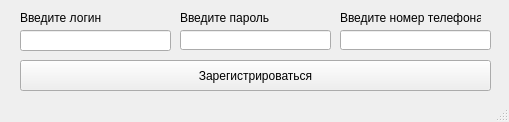
<?xml version="1.0" encoding="UTF-8"?>
<ui version="4.0">
 <class>MainWindow</class>
 <widget class="QMainWindow" name="MainWindow">
  <property name="geometry">
   <rect>
    <x>0</x>
    <y>0</y>
    <width>509</width>
    <height>122</height>
   </rect>
  </property>
  <property name="windowTitle">
   <string>MainWindow</string>
  </property>
  <widget class="QWidget" name="centralwidget">
   <widget class="QLineEdit" name="lineEdit_3">
    <property name="geometry">
     <rect>
      <x>340</x>
      <y>30</y>
      <width>151</width>
      <height>20</height>
     </rect>
    </property>
   </widget>
   <widget class="QLineEdit" name="lineEdit">
    <property name="geometry">
     <rect>
      <x>20</x>
      <y>30</y>
      <width>151</width>
      <height>21</height>
     </rect>
    </property>
   </widget>
   <widget class="QLineEdit" name="lineEdit_2">
    <property name="geometry">
     <rect>
      <x>180</x>
      <y>30</y>
      <width>151</width>
      <height>20</height>
     </rect>
    </property>
    <property name="frame">
     <bool>true</bool>
    </property>
    <property name="echoMode">
     <enum>QLineEdit::Password</enum>
    </property>
    <property name="clearButtonEnabled">
     <bool>false</bool>
    </property>
   </widget>
   <widget class="QLabel" name="label_2">
    <property name="geometry">
     <rect>
      <x>180</x>
      <y>10</y>
      <width>111</width>
      <height>16</height>
     </rect>
    </property>
    <property name="text">
     <string>Введите пароль</string>
    </property>
   </widget>
   <widget class="QLabel" name="label_3">
    <property name="geometry">
     <rect>
      <x>340</x>
      <y>10</y>
      <width>141</width>
      <height>16</height>
     </rect>
    </property>
    <property name="text">
     <string>Введите номер телефона</string>
    </property>
   </widget>
   <widget class="QLabel" name="label">
    <property name="geometry">
     <rect>
      <x>20</x>
      <y>10</y>
      <width>101</width>
      <height>16</height>
     </rect>
    </property>
    <property name="text">
     <string>Введите логин</string>
    </property>
   </widget>
   <widget class="QPushButton" name="pushButton">
    <property name="geometry">
     <rect>
      <x>20</x>
      <y>60</y>
      <width>471</width>
      <height>31</height>
     </rect>
    </property>
    <property name="text">
     <string>Зарегистрироваться</string>
    </property>
   </widget>
  </widget>
  <widget class="QStatusBar" name="statusbar"/>
 </widget>
 <resources/>
 <connections/>
</ui>
